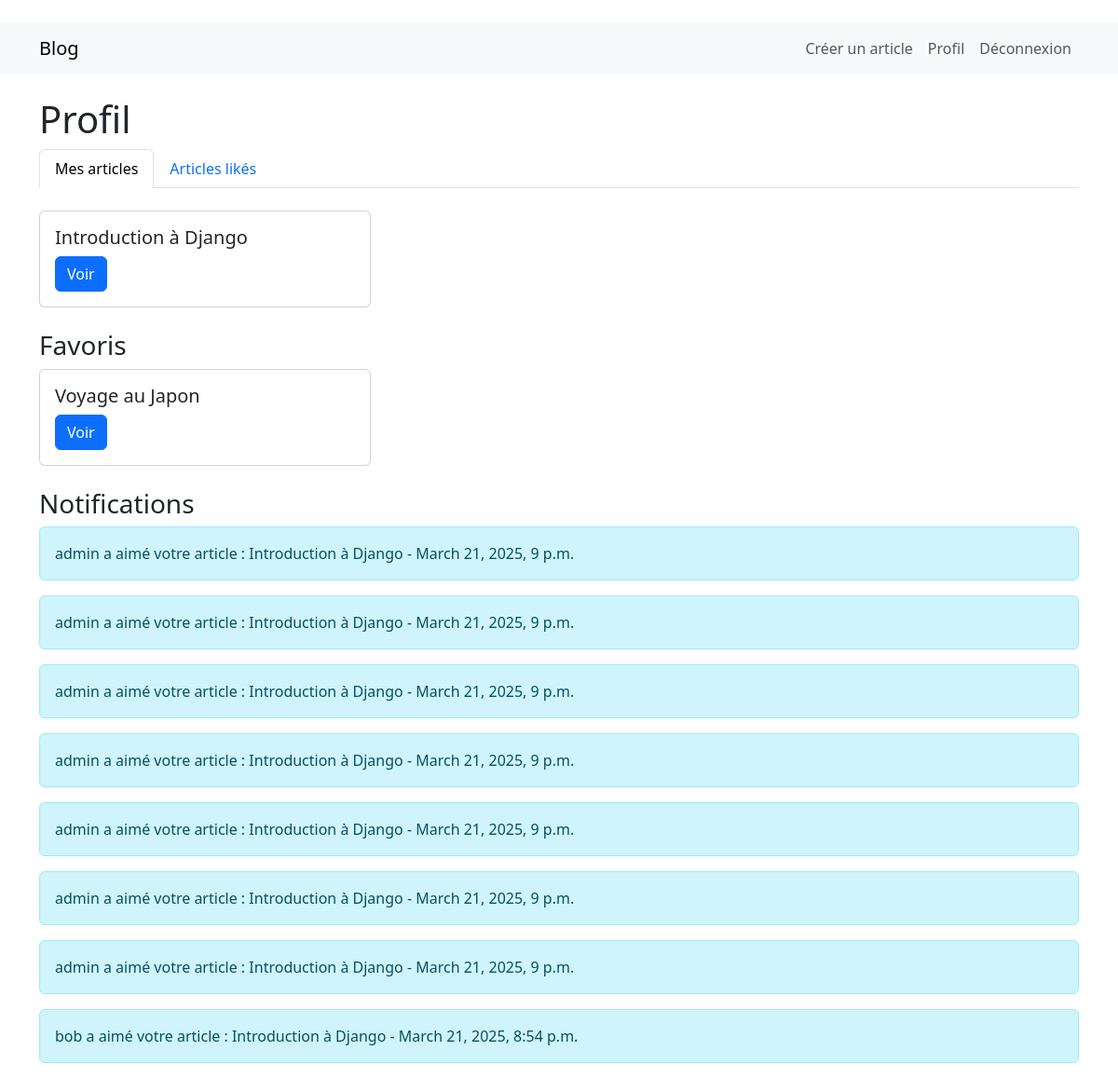
Screenshot of /profile/ (signed in) with the database file from the repository.
### blog/models.py (models this page shows, shortened)
class Article(models.Model):
    title = models.CharField(max_length=200)
    content = models.TextField()
    author = models.ForeignKey(User, on_delete=models.CASCADE)
    category = models.ForeignKey(Category, on_delete=models.SET_NULL, null=True)
    tags = models.ManyToManyField(Tag)
    created_at = models.DateTimeField(auto_now_add=True)
    updated_at = models.DateTimeField(auto_now=True)
    views = models.PositiveIntegerField(default=0)
    likes = models.ManyToManyField(User, related_name='liked_articles', blank=True)

class Favorite(models.Model):
    user = models.ForeignKey(User, on_delete=models.CASCADE)
    article = models.ForeignKey(Article, on_delete=models.CASCADE)
    class Meta:
        unique_together = ('user', 'article')

class Notification(models.Model):
    user = models.ForeignKey(User, on_delete=models.CASCADE)
    message = models.CharField(max_length=255)
    created_at = models.DateTimeField(auto_now_add=True)
    is_read = models.BooleanField(default=False)

### blog/views.py (the view)
# urls.py: path('profile/', views.user_profile, name='profile'),
@login_required
def user_profile(request):
    tab = request.GET.get('tab', 'articles')
    if tab == 'likes':
        articles = request.user.liked_articles.all()
    else:
        articles = Article.objects.filter(author=request.user)
    favorites = Favorite.objects.filter(user=request.user).select_related('article')
    notifications = Notification.objects.filter(user=request.user).order_by('-created_at')
    return render(request, 'blog/profile.html', {
        'articles': articles,
        'favorites': favorites,
        'notifications': notifications,
        'tab': tab,
    })

### blog/templates/blog/profile.html
﻿{% extends 'blog/base.html' %}
{% block content %}
    <h1>Profil</h1>
    <ul class="nav nav-tabs mb-4">
        <li class="nav-item">
            <a class="nav-link {% if tab == 'articles' %}active{% endif %}" href="?tab=articles">Mes articles</a>
        </li>
        <li class="nav-item">
            <a class="nav-link {% if tab == 'likes' %}active{% endif %}" href="?tab=likes">Articles likés</a>
        </li>
    </ul>
    <div class="row">
        {% for article in articles %}
            <div class="col-md-4 mb-4">
                <div class="card">
                    <div class="card-body">
                        <h5 class="card-title">{{ article.title }}</h5>
                        <a href="{% url 'article_detail' article.id %}" class="btn btn-primary">Voir</a>
                    </div>
                </div>
            </div>
        {% empty %}
            <p>Aucun article.</p>
        {% endfor %}
    </div>
    <h3>Favoris</h3>
    <div class="row">
        {% for favorite in favorites %}
            <div class="col-md-4 mb-4">
                <div class="card">
                    <div class="card-body">
                        <h5 class="card-title">{{ favorite.article.title }}</h5>
                        <a href="{% url 'article_detail' favorite.article.id %}" class="btn btn-primary">Voir</a>
                    </div>
                </div>
            </div>
        {% empty %}
            <p>Aucun favori.</p>
        {% endfor %}
    </div>
    <h3>Notifications</h3>
    {% for notification in notifications %}
        <div class="alert alert-{% if notification.is_read %}secondary{% else %}info{% endif %}">
            {{ notification.message }} - {{ notification.created_at }}
        </div>
    {% empty %}
        <p>Aucune notification.</p>
    {% endfor %}
{% endblock %}

### rows the page displays
Article: title "Introduction à Django"
Favorite: article "Voyage au Japon"
Notification: message "admin a aimé votre article : Introduction à Django", created_at "March 21, 2025, 9 p.m."
Notification: message "admin a aimé votre article : Introduction à Django", created_at "March 21, 2025, 9 p.m."
Notification: message "admin a aimé votre article : Introduction à Django", created_at "March 21, 2025, 9 p.m."
Notification: message "admin a aimé votre article : Introduction à Django", created_at "March 21, 2025, 9 p.m."
Notification: message "admin a aimé votre article : Introduction à Django", created_at "March 21, 2025, 9 p.m."
Notification: message "admin a aimé votre article : Introduction à Django", created_at "March 21, 2025, 9 p.m."
Notification: message "admin a aimé votre article : Introduction à Django", created_at "March 21, 2025, 9 p.m."
Notification: message "bob a aimé votre article : Introduction à Django", created_at "March 21, 2025, 8:54 p.m."
